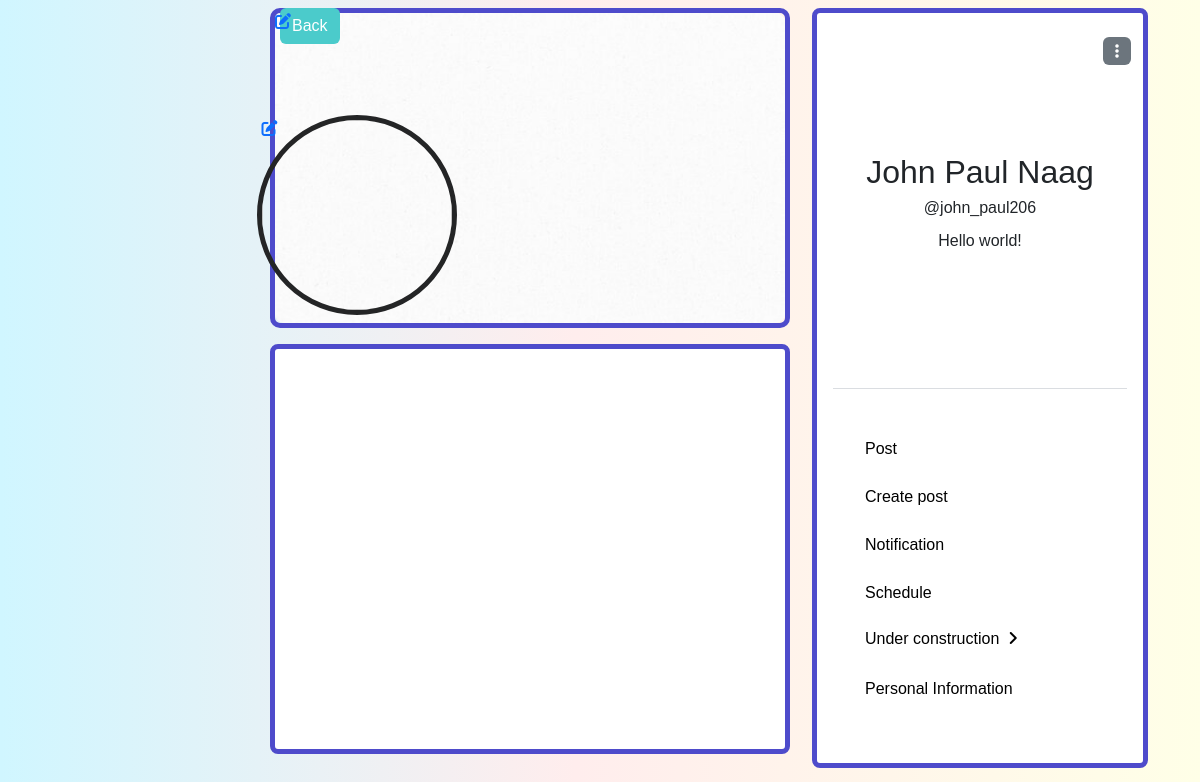
The page /users/profile.php (signed in) on the database its author committed.
### tables this page shows
CREATE TABLE `user_registration` (
  `user_no` int(11) NOT NULL,
  `user_ip` varchar(255) NOT NULL,
  `user_ID` varchar(255) NOT NULL,
  `email` varchar(255) NOT NULL,
  `student_no` varchar(13) NOT NULL,
  `fname` varchar(255) NOT NULL,
  `lname` varchar(255) NOT NULL,
  `bday` date NOT NULL,
  `gender` varchar(20) NOT NULL,
  `coverphoto` varchar(250) NOT NULL,
  `profilepicture` varchar(250) NOT NULL,
  `created_at` timestamp NOT NULL DEFAULT current_timestamp(),
  `updated_at` timestamp NOT NULL DEFAULT current_timestamp() ON UPDATE current_timestamp(),
  `user_password` varchar(255) NOT NULL,
  `is_setup_complete` tinyint(1) DEFAULT 0
);

### functions/common_function.php (the view, shortened to what this page needs)
<?php
function getName($user_no = null) {
    global $con;
    $current_user_no = $_SESSION['user_no'];
    if ($user_no === null) {
        $user_no = $current_user_no;
    }
    $query = "SELECT * FROM user_registration WHERE user_no = ?";
    $stmt = $con->prepare($query);
    $stmt->bind_param('i', $user_no);
    $stmt->execute();
    $result = $stmt->get_result();
    $profile = $result->fetch_assoc();
    if ($profile) {
        $fname = htmlspecialchars($profile['fname']);
        $lname = htmlspecialchars($profile['lname']);
        $user_ID = htmlspecialchars($profile['user_ID']);
        echo "
        <div class='container-fluid identity'>
          <div class='container-fluid name'>
            $fname $lname
          </div>
          <div class='container-fluid username'>
            $user_ID
          </div>
          <div class='container-fluid bio'>Hello world!</div>
        </div>
        ";
    } else {
        echo "Profile not found.";
    }
}
?>

### users/profile.css (style rules this page uses)
body { padding: 0; margin: 0; overflow-x: hidden; font-family: Arial, Helvetica, sans-serif; background: linear-gradient(89.9deg, rgb(208, 246, 255) 0.1%, rgb(255, 237, 237) 47.9%, rgb(255, 255, 231) 100.2%); }
.follow,.line,.identity { height: 20%; width: 100%; padding: 0; }
.identity { height: 30%; display: flex; align-items: center; justify-content: center; flex-direction: column; }
.name { height: auto; width: 100%; display: flex; align-items: flex-start; justify-content: center; flex-wrap: wrap; font-size: 2rem; }
.username { height: 15%; width: 100%; display: flex; align-items: flex-start; justify-content: center; }
.bio { height: auto; min-width: 2vh; display: flex; align-items: center; flex-wrap: wrap; justify-content: center; font-size: 1rem; }

### rows shown on the page
user_registration: fname "John Paul", lname "Naag", user_ID "@john_paul206"
